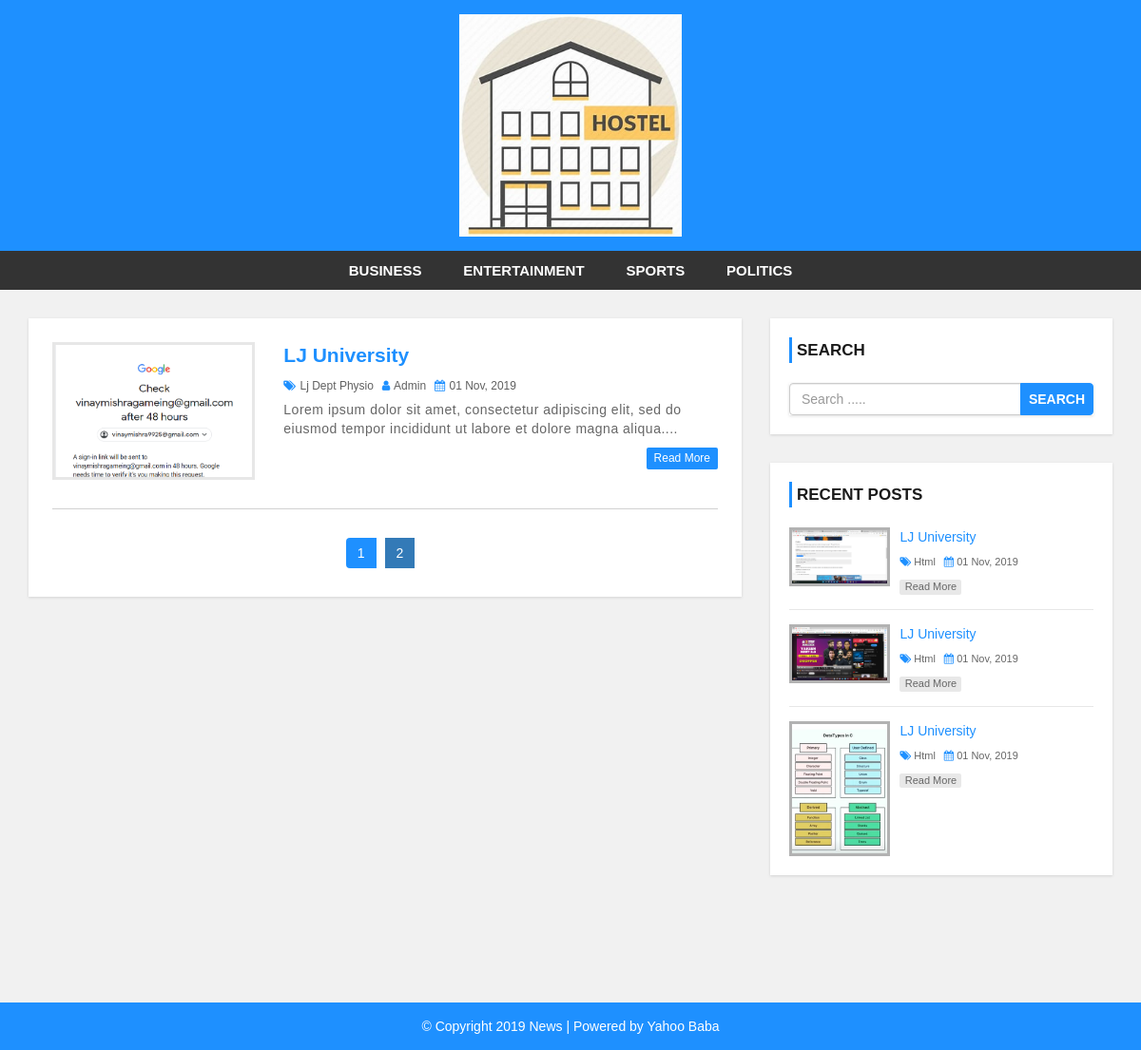
The page /user/index.php?page=2 on the database its author committed.
### tables this page shows
CREATE TABLE `rooms` (
  `id` int(10) NOT NULL,
  `clg` varchar(20) NOT NULL,
  `totalroom` int(20) NOT NULL,
  `post` varchar(255) NOT NULL,
  `facility` varchar(30) NOT NULL,
  `hosteltype` varchar(50) NOT NULL,
  `building` varchar(50) NOT NULL,
  `applyfess` varchar(50) NOT NULL,
  `status` varchar(10) NOT NULL,
  `post_date` date NOT NULL
);

### user/index.php (the view, shortened to what this page needs)
<?php include 'header.php'; ?>
    <div id="main-content">
        <div class="container">
            <div class="row">
                <div class="col-md-8">
                    <div class="post-container">
                        <?php
                         $limit = 3;
                         if (isset($_GET['page'])) {
                            $page = $_GET['page'];
                         }else {
                            $page = 1;
                         }
                         $offset = ($page - 1) * $limit;
                           $query = "SELECT * FROM rooms LIMIT {$offset},{$limit}";
                           $result = mysqli_query($conn,$query) or die("Query fails");
                           if (mysqli_num_rows($result)) {
                              while ($row = mysqli_fetch_assoc($result)){
                        ?>
                        <div class="post-content">
                            <div class="row">
                                <div class="col-md-4">
                                    <a class="post-img" href="single.php?id=<?php echo $row['id']; ?>"><img src="../Main-admin/upload/<?php echo $row['post']; ?>" alt=""/></a>
                                </div>
                                <div class="col-md-8">
                                    <div class="inner-content clearfix">
                                        <h3><a href='single.php?id=<?php echo $row['id']; ?>'><?php echo $row['clg']; ?></a></h3>
                                        <div class="post-information">
                                            <span>
                                                <i class="fa fa-tags" aria-hidden="true"></i>
                                                <a href='category.php'><?php echo $row['building']; ?></a>
                                            </span>
                                            <span>
                                                <i class="fa fa-user" aria-hidden="true"></i>
                                                <a href='author.php'>Admin</a>
                                            </span>
                                            <span>
                                                <i class="fa fa-calendar" aria-hidden="true"></i>
                                                01 Nov, 2019
                                            </span>
                                        </div>
                                        <p class="description">
                                            Lorem ipsum dolor sit amet, consectetur adipiscing elit, sed do eiusmod tempor incididunt ut labore et dolore magna aliqua....
                                        </p>
                                        <a class='read-more pull-right' href='single.php?id=<?php echo $row['id']; ?>'>read more</a>
                                    </div>
                                </div>
                            </div>
                        </div>
                    <?php
                         }
                       }
                        $query1 = "SELECT * FROM rooms";
                        $result1 = mysqli_query($conn,$query1) or die("Query UnsecsessFull");
                        if (mysqli_num_rows($result1)>0) {
                            $total_records = mysqli_num_rows($result1);
                            $total_pages = ceil($total_records/$limit);
                            echo "<ul class='pagination admin-pagination'>";
                            for ($i=1; $i <= $total_pages; $i++) {
                                if ($i == $page) {
                                    $active = "active";
                                }else {
                                    $active = "";
                                }
                                echo '<li class="'.$active.'"><a href="index.php?page='.$i.'">'.$i.'</a><li>';
                            }
                            echo '</ul>';
                            }
                        ?>
                    </div>
                </div>
                <?php include 'sidebar.php'; ?>
            </div>
        </div>
    </div>
<?php include 'footer.php'; ?>

### user/sidebar.php
<?php
 include "conn.php";
?>
<div id="sidebar" class="col-md-4">
    <div class="search-box-container">
        <h4>Search</h4>
        <form class="search-post" action="search.php" method ="GET">
            <div class="input-group">
                <input type="text" name="search" class="form-control" placeholder="Search .....">
                <span class="input-group-btn">
                    <button type="submit" class="btn btn-danger">Search</button>
                </span>
            </div>
        </form>
    </div>
    <div class="recent-post-container">
        <h4>Recent Posts</h4>
        <?php
            $limit = 3;
            $q = "SELECT * FROM rooms LIMIT {$limit}";
            $r = mysqli_query($conn,$q);
            if (mysqli_num_rows($r)) {
               while ($row = mysqli_fetch_assoc($r)){
        ?>
        <div class="recent-post">
            <a class="post-img" href="">
                <img src="../Main-admin/upload/<?php echo $row['post']; ?>" alt=""/>
            </a>
            <div class="post-content">
                <h5><a href="single.php?id=<?php echo $row['id']; ?>"><?php echo $row['clg']; ?></a></h5>
                <span>
                    <i class="fa fa-tags" aria-hidden="true"></i>
                    <a href='category.php'>Html</a>
                </span>
                <span>
                    <i class="fa fa-calendar" aria-hidden="true"></i>
                    01 Nov, 2019
                </span>
                <a class="read-more" href="single.php">read more</a>
            </div>
        </div>
            <?php
                 }
                }
            ?>
    </div>
</div>

### user/css/style.css (style rules this page uses)
body { background: #f1f1f1; font-family: sans-serif,arial,Helvetica; }
a, a:hover, a:focus { text-decoration: none; outline: none; }
ul { margin:0; padding:0; list-style:none; }
form { background: #fff; padding: 25px; box-shadow:0 1px 3px rgba(0, 0, 0, 0.13); }
#main-content { padding: 30px 0; min-height: 750px; }
#main-content .post-container { background-color: #fff; padding: 25px; box-shadow: 0 1px 3px rgba(0, 0, 0, 0.13); }
#main-content .post-content { border-bottom: 1px solid #d1d1d1; padding: 0 0 30px; margin-bottom:30px; }
#main-content .post-content img { width: 100%; }
#main-content .post-content .post-img { border: 3px solid #e7e7e7; display: block; height: 145px; overflow: hidden; transition: border .3s; }
#main-content .post-content h3 { font-size: 21px; line-height: 28px; font-weight: 600; margin: 0 0 7px; }
#main-content .post-content h3 a { color: #1e90ff; transition:all 0.3s; }
#main-content .post-content .post-information span { color: #606060; font-size: 12px; text-transform: capitalize; margin: 0 5px 5px 0; display: inline-block; }
#main-content .post-content .post-information i { color: #1e90ff; margin-right: 1px; }
#main-content .post-content .post-information a { color: #606060; text-decoration: none; }
#main-content .post-content p, #main-content .single-post p { color: #666; font-size: 14px; letter-spacing: 0.5px; margin:0 0 10px; }
#main-content .post-content a.read-more { color: #fff; background-color: #1E90FF; font-size: 12px; text-transform: capitalize; padding: 3px 8px; border-radius: 2px; transition: all 0.3s; }
.pagination { display: block; text-align: center; margin: 0; }
.pagination li { display:inline-block; margin: 0 5px 0 0; }
.pagination li a { border: none; background: #1e90ff; color: #fff; }
i.fa { color:#222; }
#sidebar h4 { color: #1A1A1A; font-size: 17px; line-height: 27px; font-weight:600; text-transform: uppercase; padding: 0 0 0 5px; margin: 0 0 21px; border-left: 3px solid #1e90ff; }
#sidebar .search-box-container { background-color: #fff; padding: 20px; margin: 0 0 30px; box-shadow: 0 1px 3px rgba(0, 0, 0, 0.13); }
#sidebar .search-post { padding: 0; }
#sidebar .search-post input { color: #606060; }
#sidebar .search-post .btn { font-weight: 600; text-transform: uppercase; padding: 6px 8px; background-color: #1E90FF; border-color: #1E90FF; outline: none; }
#sidebar .recent-post-container { padding: 20px; background: #fff; box-shadow: 0 1px 3px rgba(0, 0, 0, 0.13); }
#sidebar .recent-post { border-bottom: 1px solid #e7e7e7; padding: 0 0 15px; margin: 0 0 15px; }
#sidebar .recent-post:last-child { margin: 0; padding: 0; border: none; }
#sidebar .recent-post .post-img { display: inline-block; width: 33%; border: 3px solid rgba(0,0,0,0.3); vertical-align: top; transition: border .3s; }
#sidebar .recent-post .post-img img { width: 100%; }
#sidebar .recent-post .post-content { width: 65%; display: inline-block; border: none; padding: 0 0 0 7px; margin: 0; }
#sidebar .recent-post h5 { font-size: 14px; line-height: 20px; margin: 0 0 5px; }
#sidebar .recent-post h5 a { color: #1E90FF; }
#sidebar .recent-post span { color: #666; font-size: 11px; display: inline-block; margin: 0 5px 10px 0; }
#sidebar .recent-post span a { color: #666; }
#sidebar .recent-post span i { color: #1E90FF; }
#sidebar .recent-post a.read-more { color: #666; background-color: rgba(0,0,0,0.09); width: 65px; font-size: 11px; text-align: center; padding: 0; display: block; transition: all 0.3s; }

### rows shown on the page
rooms: post (picture), clg "LJ University", building "Lj Dept Physio"
rooms: post (picture), clg "LJ University"
rooms: post (picture), clg "LJ University"
rooms: post (picture), clg "LJ University"
